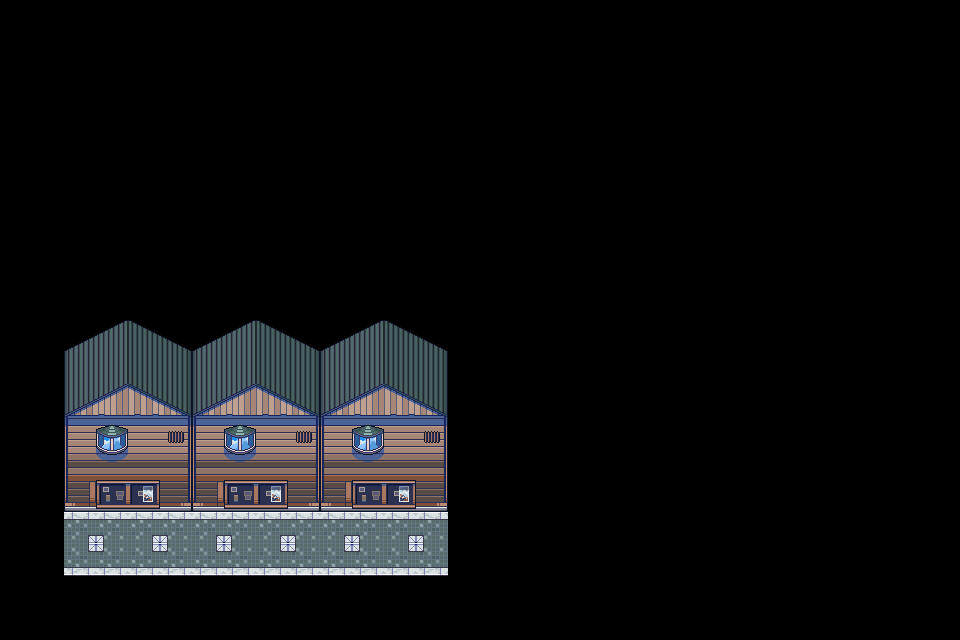

Tiled map render using the project's own tile images. Description and the whole map definition, tile-layer contents included, below:
An orthogonal 30x20 tile map with 32x32 px tiles, 2 tile layers (walkable, collision) and 2 objects (PlayerSpawn).

<map version="1.10" tiledversion="1.11.2" orientation="orthogonal" renderorder="right-down" width="30" height="20" tilewidth="32" tileheight="32" infinite="0" nextlayerid="4" nextobjectid="4">
 <tileset firstgid="1" source="test.tsx" />
 <layer id="1" name="walkable" width="30" height="20">
  <data encoding="csv">
0,0,0,0,0,0,0,0,0,0,0,0,0,0,0,0,0,0,0,0,0,0,0,0,0,0,0,0,0,0,
0,0,0,0,0,0,0,0,0,0,0,0,0,0,0,0,0,0,0,0,0,0,0,0,0,0,0,0,0,0,
0,0,0,0,0,0,0,0,0,0,0,0,0,0,0,0,0,0,0,0,0,0,0,0,0,0,0,0,0,0,
0,0,0,0,0,0,0,0,0,0,0,0,0,0,0,0,0,0,0,0,0,0,0,0,0,0,0,0,0,0,
0,0,0,0,0,0,0,0,0,0,0,0,0,0,0,0,0,0,0,0,0,0,0,0,0,0,0,0,0,0,
0,0,0,0,0,0,0,0,0,0,0,0,0,0,0,0,0,0,0,0,0,0,0,0,0,0,0,0,0,0,
0,0,0,0,0,0,0,0,0,0,0,0,0,0,0,0,0,0,0,0,0,0,0,0,0,0,0,0,0,0,
0,0,0,0,0,0,0,0,0,0,0,0,0,0,0,0,0,0,0,0,0,0,0,0,0,0,0,0,0,0,
0,0,0,0,0,0,0,0,0,0,0,0,0,0,0,0,0,0,0,0,0,0,0,0,0,0,0,0,0,0,
0,0,0,0,0,0,0,0,0,0,0,0,0,0,0,0,0,0,0,0,0,0,0,0,0,0,0,0,0,0,
0,0,0,0,0,0,0,0,0,0,0,0,0,0,0,0,0,0,0,0,0,0,0,0,0,0,0,0,0,0,
0,0,0,0,0,0,0,0,0,0,0,0,0,0,0,0,0,0,0,0,0,0,0,0,0,0,0,0,0,0,
0,0,0,0,0,0,0,0,0,0,0,0,0,0,0,0,0,0,0,0,0,0,0,0,0,0,0,0,0,0,
0,0,0,0,0,0,0,0,0,0,0,0,0,0,0,0,0,0,0,0,0,0,0,0,0,0,0,0,0,0,
0,0,0,0,0,0,0,0,0,0,0,0,0,0,0,0,0,0,0,0,0,0,0,0,0,0,0,0,0,0,
0,0,0,0,0,0,0,0,0,0,0,0,0,0,0,0,0,0,0,0,0,0,0,0,0,0,0,0,0,0,
0,0,456,457,456,457,456,457,456,457,456,457,456,457,0,0,0,0,0,0,0,0,0,0,0,0,0,0,0,0,
0,0,516,517,516,517,516,517,516,517,516,517,516,517,0,0,0,0,0,0,0,0,0,0,0,0,0,0,0,0,
0,0,0,0,0,0,0,0,0,0,0,0,0,0,0,0,0,0,0,0,0,0,0,0,0,0,0,0,0,0,
0,0,0,0,0,0,0,0,0,0,0,0,0,0,0,0,0,0,0,0,0,0,0,0,0,0,0,0,0,0
</data>
 </layer>
 <layer id="3" name="collision" width="30" height="20">
  <data encoding="csv">
0,0,0,0,0,0,0,0,0,0,0,0,0,0,0,0,0,0,0,0,0,0,0,0,0,0,0,0,0,0,
0,0,0,0,0,0,0,0,0,0,0,0,0,0,0,0,0,0,0,0,0,0,0,0,0,0,0,0,0,0,
0,0,0,0,0,0,0,0,0,0,0,0,0,0,0,0,0,0,0,0,0,0,0,0,0,0,0,0,0,0,
0,0,0,0,0,0,0,0,0,0,0,0,0,0,0,0,0,0,0,0,0,0,0,0,0,0,0,0,0,0,
0,0,0,0,0,0,0,0,0,0,0,0,0,0,0,0,0,0,0,0,0,0,0,0,0,0,0,0,0,0,
0,0,0,0,0,0,0,0,0,0,0,0,0,0,0,0,0,0,0,0,0,0,0,0,0,0,0,0,0,0,
0,0,0,0,0,0,0,0,0,0,0,0,0,0,0,0,0,0,0,0,0,0,0,0,0,0,0,0,0,0,
0,0,0,0,0,0,0,0,0,0,0,0,0,0,0,0,0,0,0,0,0,0,0,0,0,0,0,0,0,0,
0,0,0,0,0,0,0,0,0,0,0,0,0,0,0,0,0,0,0,0,0,0,0,0,0,0,0,0,0,0,
0,0,0,0,0,0,0,0,0,0,0,0,0,0,0,0,0,0,0,0,0,0,0,0,0,0,0,0,0,0,
0,0,2,3,4,5,2,3,4,5,2,3,4,5,0,0,0,0,0,0,0,0,0,0,0,0,0,0,0,0,
0,0,62,63,64,65,62,63,64,65,62,63,64,65,0,0,0,0,0,0,0,0,0,0,0,0,0,0,0,0,
0,0,122,123,124,125,122,123,124,125,122,123,124,125,0,0,0,0,0,0,0,0,0,0,0,0,0,0,0,0,
0,0,182,183,184,185,182,183,184,185,182,183,184,185,0,0,0,0,0,0,0,0,0,0,0,0,0,0,0,0,
0,0,242,243,244,245,242,243,244,245,242,243,244,245,0,0,0,0,0,0,0,0,0,0,0,0,0,0,0,0,
0,0,302,303,304,305,302,303,304,305,302,303,304,305,0,0,0,0,0,0,0,0,0,0,0,0,0,0,0,0,
0,0,0,0,0,0,0,0,0,0,0,0,0,0,0,0,0,0,0,0,0,0,0,0,0,0,0,0,0,0,
0,0,0,0,0,0,0,0,0,0,0,0,0,0,0,0,0,0,0,0,0,0,0,0,0,0,0,0,0,0,
0,0,0,0,0,0,0,0,0,0,0,0,0,0,0,0,0,0,0,0,0,0,0,0,0,0,0,0,0,0,
0,0,0,0,0,0,0,0,0,0,0,0,0,0,0,0,0,0,0,0,0,0,0,0,0,0,0,0,0,0
</data>
 </layer>
 <objectgroup id="2" name="Object Layer 1">
  <object id="1" name="PlayerSpawn" x="118" y="546">
   <point />
  </object>
  <object id="3" x="74" y="328" width="374" height="182" />
 </objectgroup>
</map>
